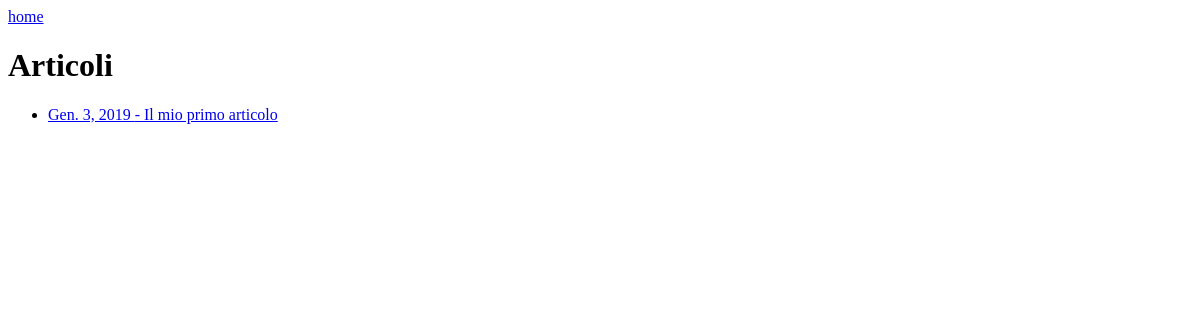
Before: /articoli with the older database file.
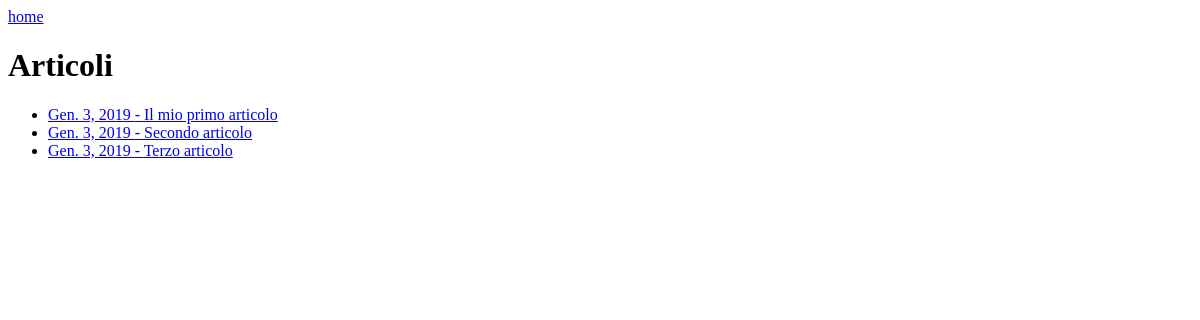
After: the same page with the newer database file.
### app/models.py (models this page shows, shortened)
class Article(models.Model):
    release_year = models.ForeignKey(ReleaseYear, on_delete=models.CASCADE, null=True, blank=True)
    title = models.CharField(max_length=80)
    text = models.TextField(max_length=7000)
    author = models.ForeignKey('auth.User', on_delete=models.CASCADE)
    published = models.DateTimeField(auto_now_add=True, blank=True)
    argument = models.ForeignKey(Theme, on_delete=models.CASCADE)
    approved = models.BooleanField(default=False)
    class Meta:
        verbose_name = "articolo"
        verbose_name_plural = "articoli"

### app/views.py (the view)
# urls.py: path('articoli', views.ArticoliList.as_view(), name='articoli-list'),
class ArticoliList(ListView):
    queryset = Article.objects.filter(approved=True)
    paginate_by = 20
    def get_context_data(self, **kwargs):
        context = super().get_context_data(**kwargs)
        context['now'] = timezone.now()
        return context

### app/templates/app/article_list.html (shortened to what this page needs)
<a href="/">home</a>
{% if anno %}
<h1>Articoli per l'anno {{anno}}</h1>
{% elif argomento %}
<h1>Articoli per l'argomento {{argomento}}</h1>
{% else %}
<h1>Articoli</h1>
{% endif %}
<ul>
{% for article in object_list %}
    <li><a href="/articoli/{{article.id}}">{{ article.published|date }} - {{ article.title }}</a></li>
{% empty %}
    <li>Non è presente nessun articolo in questo periodo :(</li>
{% endfor %}
</ul>

Changed rows visible on the page:
added Article: published "Gen. 3, 2019", title "Secondo articolo"
added Article: published "Gen. 3, 2019", title "Terzo articolo"
